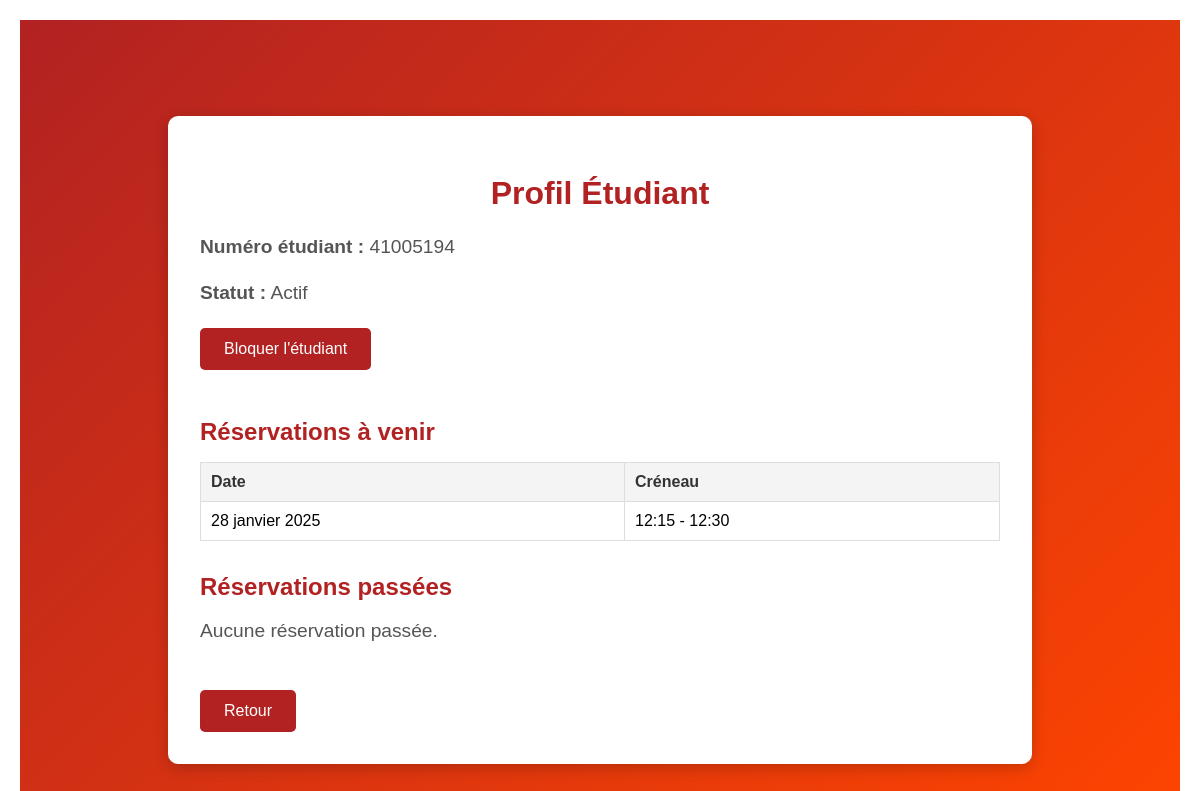
The page /profilEtudiant/41005194/ (signed in) on the database as committed earlier.
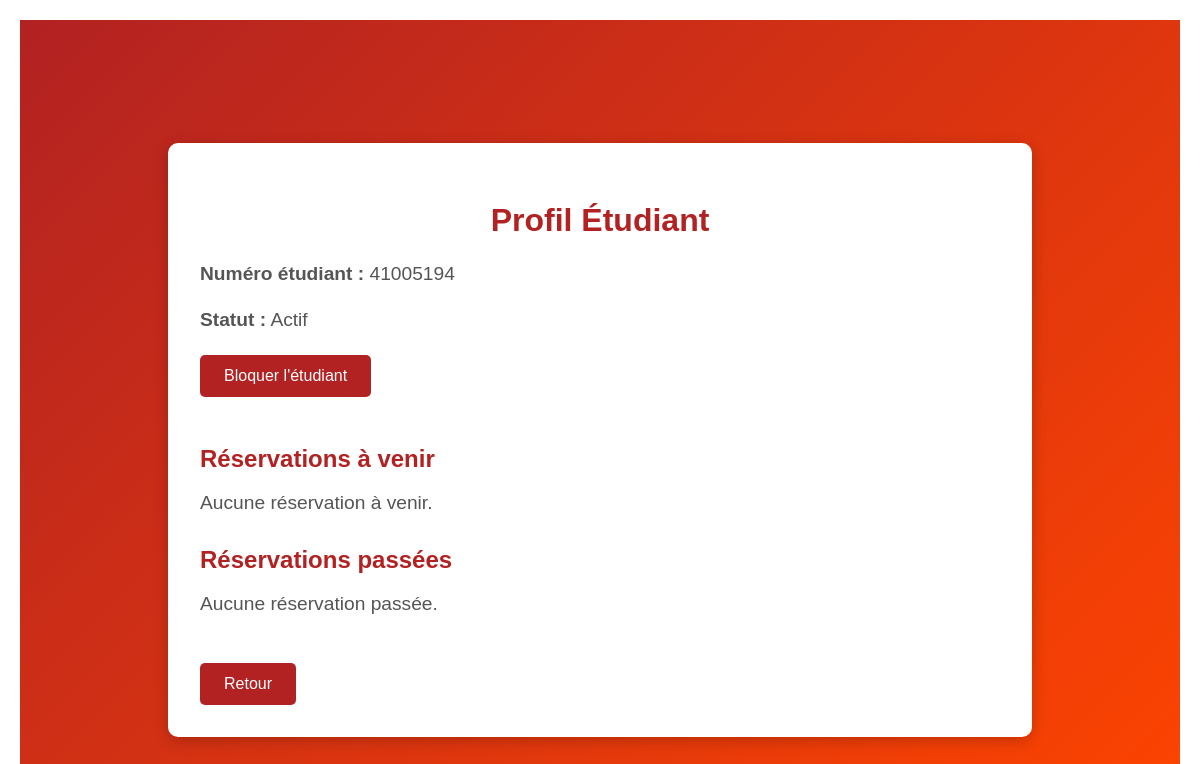
The same page on the database as committed later.
### Reservation/models.py (models this page shows, shortened)
class Reservation(models.Model):
    etudiant = models.ForeignKey('Etudiant', models.DO_NOTHING)
    box_id = models.IntegerField()
    date_field= models.DateField(db_column='date_')
    creneau = models.ForeignKey('Creneau', models.DO_NOTHING)
    admin_field = models.BooleanField(db_column='admin_')
    class Meta:
        managed = False
        db_table = 'Reservation'

class Creneau(models.Model):
    heure_debut = models.TimeField()
    heure_fin = models.TimeField()
    class Meta:
        managed = False
        db_table = 'Creneau'

### Reservation/views.py (the view)
# urls.py: path('profilEtudiant/<str:student_number>/', views.profilEtudiant, name='profilEtudiant'),
def profilEtudiant(request, student_number):
    etudiant = get_object_or_404(Etudiant, num_etudiant=student_number)
    is_admin = request.session.get('is_admin', False)
    current_student = request.session.get('NumEtud', '')
    if not (is_admin or current_student == student_number):
        return render(request, 'erreur.html', {
            'title': 'Accès refusé',
            'error': "Vous n'êtes pas autorisé à consulter ce profil.",
            'action_url': reverse('index'),
        })
    reservations_a_venir = Reservation.objects.filter(
        etudiant=etudiant,
        date_field__gte=timezone.now().date()
    )
    reservations_passees = Reservation.objects.filter(
        etudiant=etudiant,
        date_field__lt=timezone.now().date()
    )
    context = {
        'title': 'Profil Étudiant',
        'student': etudiant,
        'reservations_a_venir': reservations_a_venir,
        'reservations_passees': reservations_passees,
        'is_admin': is_admin,
    }
    return render(request, 'profilEtudiant.html', context)

### Reservation/templates/profilEtudiant.html (shortened to what this page needs)
{% extends 'base.html' %}
{% block content %}
<div class="profile-container">
    <div class="profile-box">
        <h2>Profil Étudiant</h2>
        <p><strong>Numéro étudiant :</strong> {{ student.num_etudiant }}</p>
        <p><strong>Statut :</strong> {% if student.autorise %}Actif{% else %}<span class="blocked">Bloqué</span>{% endif %}</p>
        {% if is_admin %}
            <form action="{% url 'toggleBlockStudent' student.num_etudiant %}" method="post">
                <button type="submit" class="block-button">
                    {% if student.autorise %}Bloquer l'étudiant{% else %}Débloquer l'étudiant{% endif %}
                </button>
            </form>
        {% endif %}
        <div class="section">
            <h3>Réservations à venir</h3>
            {% if reservations_a_venir %}
            <table>
                <thead>
                    <tr>
                        <th>Date</th>
                        <th>Créneau</th>
                    </tr>
                </thead>
                <tbody>
                    {% for reservation in reservations_a_venir %}
                    <tr>
                        <td>{{ reservation.date_field }}</td>
                        <td>{{ reservation.creneau.heure_debut }} - {{ reservation.creneau.heure_fin }}</td>
                    </tr>
                    {% endfor %}
                </tbody>
            </table>
            {% else %}
            <p>Aucune réservation à venir.</p>
            {% endif %}
        </div>
        <div class="section">
            <h3>Réservations passées</h3>
            {% if reservations_passees %}
            <table>
                <thead>
                    <tr>
                        <th>Date</th>
                        <th>Créneau</th>
                    </tr>
                </thead>
                <tbody>
                    {% for reservation in reservations_passees %}
                    <tr>
                        <td>{{ reservation.date_field }}</td>
                        <td>{{ reservation.creneau.heure_debut }} - {{ reservation.creneau.heure_fin }}</td>
                    </tr>
                    {% endfor %}
                </tbody>
            </table>
            {% else %}
            <p>Aucune réservation passée.</p>
            {% endif %}
        </div>
            <a href="{% if is_admin %}{% url 'profilAdmin' %}{% else %}{% url 'vueCalendrier' %}{% endif %}" class="back-button">Retour</a>
    </div>
</div>
{% endblock %}

Rows that differ between the two databases and show on the page:
removed Reservation: date_field "28 janvier 2025", creneau.heure_debut "12:15", creneau.heure_fin "12:30"
Other text that changed with them:
text no longer shown: "Date Créneau"
text now shown: "Aucune réservation à venir."
